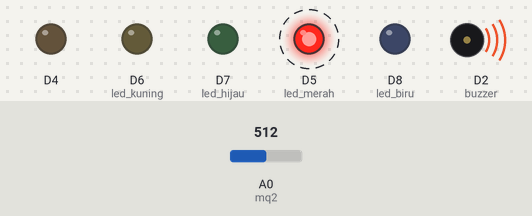
The sketch below on a simulated ESP8266 (NodeMCU). On the bench: output pins drawn as LEDs (lit = HIGH), buzzer (waves = sounding, pin HIGH). Dashed ring = blinking. The inputs (shaded band) are chosen by the test bench; at power-on: A0 (mq2) = 512. WiFi joins after 1.5 s; servers stay silent unless stated; what the sketch prints to the serial monitor is not drawn.

Above: at 2.8 s.
2.9 s: A0 (mq2) set to 312
5.9 s: A0 (mq2) set to 289
At 6.6 s:
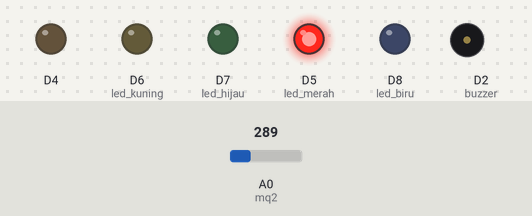
7.4 s: A0 (mq2) set to 211
8.9 s: A0 (mq2) set to 187
At 9.4 s:
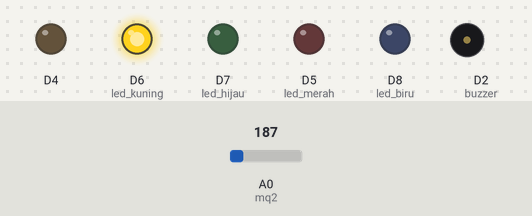
10.4 s: A0 (mq2) set to 306
At 10.53 s:
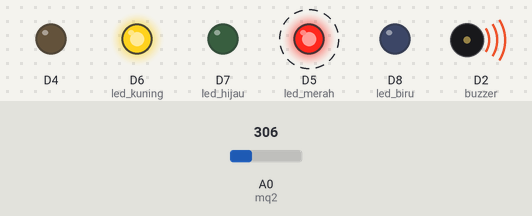
13.4 s: A0 (mq2) set to 240
At 14.7 s:
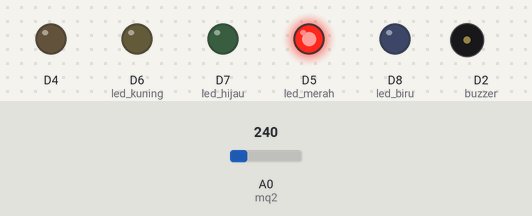
Timing chart, 0 to 15.9 s (numbered marks = the images above; inputs shaded):
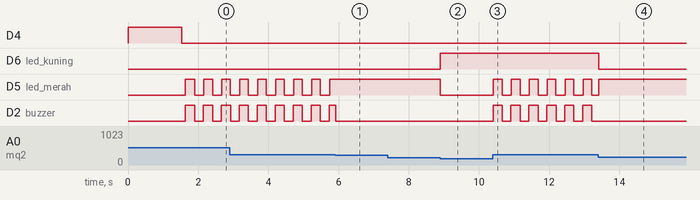

Measured:
- the behaviour switches between 301 and 300 on A0 (mq2) (found by bisection; images 0 and 1)
- the behaviour switches between 201 and 200 on A0 (mq2) (found by bisection; images 1 and 2)
- after the input at 5.9 s, D5 (led_merah): stops changing and stays HIGH
- after the input at 7.4 s, every drawn part: stays the same
- after the input at 8.9 s, D6 (led_kuning): LOW → HIGH at once; D5 (led_merah): HIGH → LOW at once
- after the input at 10.4 s, D5 (led_merah): alternates HIGH for 0.25 s and LOW for 0.26 s, starting at once; D2 (buzzer): alternates HIGH for 0.26 s and LOW for 0.25 s, starting at once
- after the input at 13.4 s, D6 (led_kuning): HIGH → LOW at once; D2 (buzzer): stops changing and stays LOW
- by itself, D5 (led_merah): alternates HIGH for 0.25 s and LOW for 0.26 s
- by itself, D2 (buzzer): alternates HIGH for 0.26 s and LOW for 0.25 s

The sketch:

deteksi_CO2.ino
```cpp
#include "CTBot.h"
#include <ESP8266WiFi.h>

#define ssid      "Wiwindaaulia"
#define password  "12345678"
#define token     "6199106634:AAHpzc0ntzvZQpeLynqJps2eAjXNvoeMqOI"
#define id        1256033605

#define mq2         A0
#define led_merah   D5
#define led_kuning  D6
#define led_hijau   D7
#define led_biru    D8
#define buzzer      D2

CTBot myBot;
static unsigned long presentTime = 0;
static unsigned long curTime = 0;
static short int arrKondosi[5] = {0,0,0,0,0};

void nyalaLampu(int lampu){
  int arrLamp[5] = {D8,D7,D6,D5,D2};
  for(int i=0; i<5;i++){
    if(arrLamp[i]==lampu){
      digitalWrite(lampu,HIGH);
      arrKondosi[i]=1;
      continue;
    }
    digitalWrite(arrLamp[i],LOW);
    arrKondosi[i]=0;
  }
}

void blinkled(int lampu){
  if(millis() - curTime <= 250){
    digitalWrite(lampu,HIGH);
  } else if ((millis() - curTime) <= 500 && (millis() - curTime) >= 250){
    digitalWrite(lampu,LOW);
  } else {
    curTime = millis();
  }
}

void connectWifi(){
    Serial.println("Connecting To Wifi");
    pinMode(D4, OUTPUT);
    digitalWrite(D4,HIGH);
    WiFi.begin(ssid, password);
    while (WiFi.status() != WL_CONNECTED){
        Serial.print(".");
        delay(500);
    }
    Serial.println("Wifi Connected");
    Serial.println(WiFi.SSID());
    Serial.println(WiFi.RSSI());
    Serial.println(WiFi.macAddress());
    Serial.println(WiFi.localIP());
    Serial.println(WiFi.gatewayIP());
    Serial.println(WiFi.dnsIP());
    digitalWrite(D4,LOW);
    delay(100);
}

void loginTelegram(){
  digitalWrite(D4,HIGH);
    Serial.println("logging in...");
    while (!myBot.testConnection()){
        myBot.setTelegramToken(token);
        Serial.print(".");
        delay(100);}
    Serial.println("Telegram connection OK!");
    digitalWrite(D4,LOW);
}

void serial(float timeRespond){
  float Respond = timeRespond/1000;
  Serial.print(Respond);
  Serial.println(" detik");
}

void setup() {
 pinMode(mq2, INPUT);
 pinMode(led_merah, OUTPUT);
 pinMode(led_kuning, OUTPUT);
 pinMode(led_hijau, OUTPUT);
 pinMode(led_biru, OUTPUT);
 pinMode(buzzer, OUTPUT);

 Serial.begin(9600);
 connectWifi();
 loginTelegram();
}

void loop(){
  float timeRespond;
  int gas = analogRead(mq2);
  presentTime = millis();

  if(gas>=0 && gas<=50){
    if(arrKondosi[0]==0){
      myBot.sendMessage(id,"Kondisi udara Sangat Baik! \n"+String(gas)+"ppm");
      timeRespond = millis() - presentTime;
      serial(timeRespond);
    } nyalaLampu(led_biru);
  } else if (gas>=51 && gas<=100){
    if(arrKondosi[1]==0){
      myBot.sendMessage(id,"Kondisi udara Baik! \n"+String(gas)+"ppm");
      timeRespond = millis() - presentTime;
      serial(timeRespond);
    } nyalaLampu(led_hijau);
  } else if (gas>=101 && gas<=200){
    if(arrKondosi[2]==0){
      myBot.sendMessage(id,"Kondisi udara Tidak Sehat! \n"+String(gas)+"ppm");
      timeRespond = millis() - presentTime;
      serial(timeRespond);
    } nyalaLampu(led_kuning);
  } else if (gas>=201 && gas<=300){
    if(arrKondosi[3]==0){
      myBot.sendMessage(id,"Kondisi udara Sangat Tidak Sehat! \n"+String(gas)+"ppm");
      timeRespond = millis() - presentTime;
      serial(timeRespond);
    } nyalaLampu(led_merah);
  } else if (gas>=301){
    if (arrKondosi[4]==0){
      myBot.sendMessage(id,"Kondisi udara Sangat Bahaya! \n"+String(gas)+"ppm");
      timeRespond = millis() - presentTime;
      serial(timeRespond);
    }
    blinkled(led_merah);
    blinkled(buzzer);
  }
}
```
